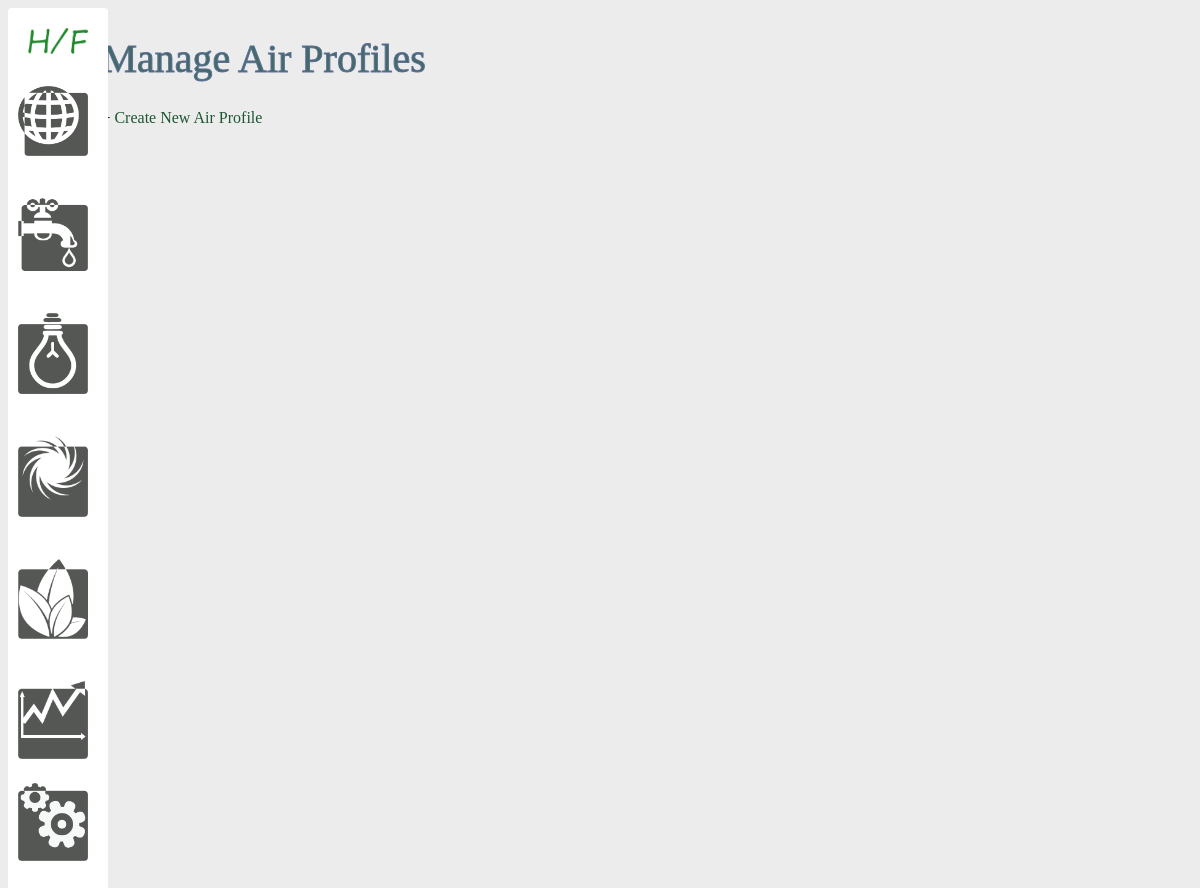
Page /air on the earlier database version.
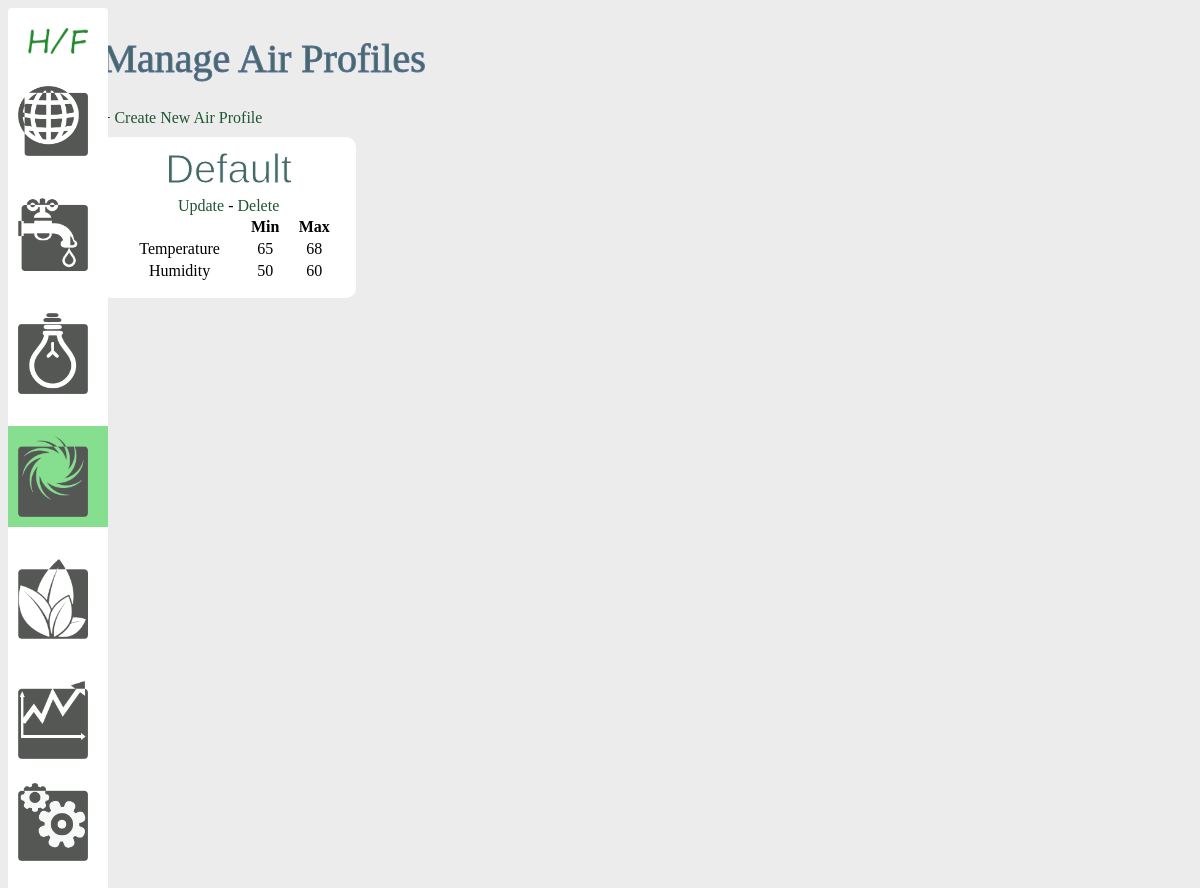
Same page on the later database version.
### models.py (models this page shows)
class Air(db.Model):
    id = db.Column(db.Integer, primary_key=True)
    name = db.Column(db.String(50), nullable=False)
    min_temp = db.Column(db.Integer, default=60)
    max_temp = db.Column(db.Integer, default=80)
    min_humid = db.Column(db.Integer, default=50)
    max_humid = db.Column(db.Integer, default=60)
    enviros = db.relationship('Enviro', backref='air', lazy=True)

### views.py (the view)
@app.route('/air')
def list_air_profiles():
    airs = Air.query.all()
    return render_template('air/index_air.html', airs=airs)

### templates/air/index_air.html
{% extends 'layout.html' %}
{% block body %}
    <h1>Manage Air Profiles</h1>
    + <a href="/add_air">Create New Air Profile</a>
    <br />
    <div class="container">
        {% for air in airs %}
            <div class="air">
                <h2>{{ air.name }}</h2>
                <a href="/update_air/{{air.id}}">Update</a>
                -
                <a href="/delete_air/{{air.id}}">Delete</a>
                <table width="100%">
                    <tr>
                        <th></th>
                        <th>Min</th>
                        <th>Max</th>
                    </tr>
                    <tr>
                        <td>Temperature</td>
                        <td>{{ air.min_temp }}</td>
                        <td>{{ air.max_temp }}</td>
                    </tr>
                    <tr>
                        <td>Humidity</td>
                        <td>{{ air.min_humid }}</td>
                        <td>{{ air.max_humid }}</td>
                    </tr>
                </table>
            </div>
        {% endfor %}
    </div>
{% endblock %}

Differences in the rows shown:
added Air: name "Default", min_temp "65", max_temp "68", min_humid "50", max_humid "60"
